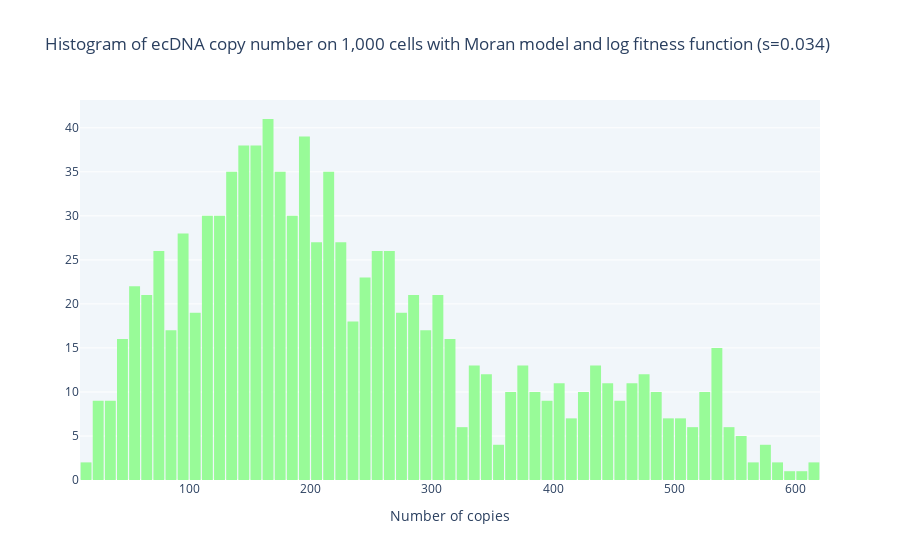

Source (notebook cell):
### Code cell
population.plot_histogram(bin_size=10, plot_color='palegreen', time_index=-1)

### Figure 1 — Plotly figure (JSON) as saved in the notebook; plotly's stock layout.template omitted (floating-point values rounded to 4 significant figures; data arrays with more than 128 entries replaced by an {"elided": "..."} marker saying what was removed)
{"data": [{"marker": {"color": "palegreen"}, "type": "histogram", "x": {"elided": "1000 int values"}, "xbins": {"size": 10, "start": 0}}], "layout": {"bargap": 0.1, "plot_bgcolor": "#F1F6FA", "title": {"text": "Histogram of ecDNA copy number on 1,000 cells with Moran model and log fitness function (s=0.034)"}, "xaxis": {"title": {"text": "Number of copies"}}}}
